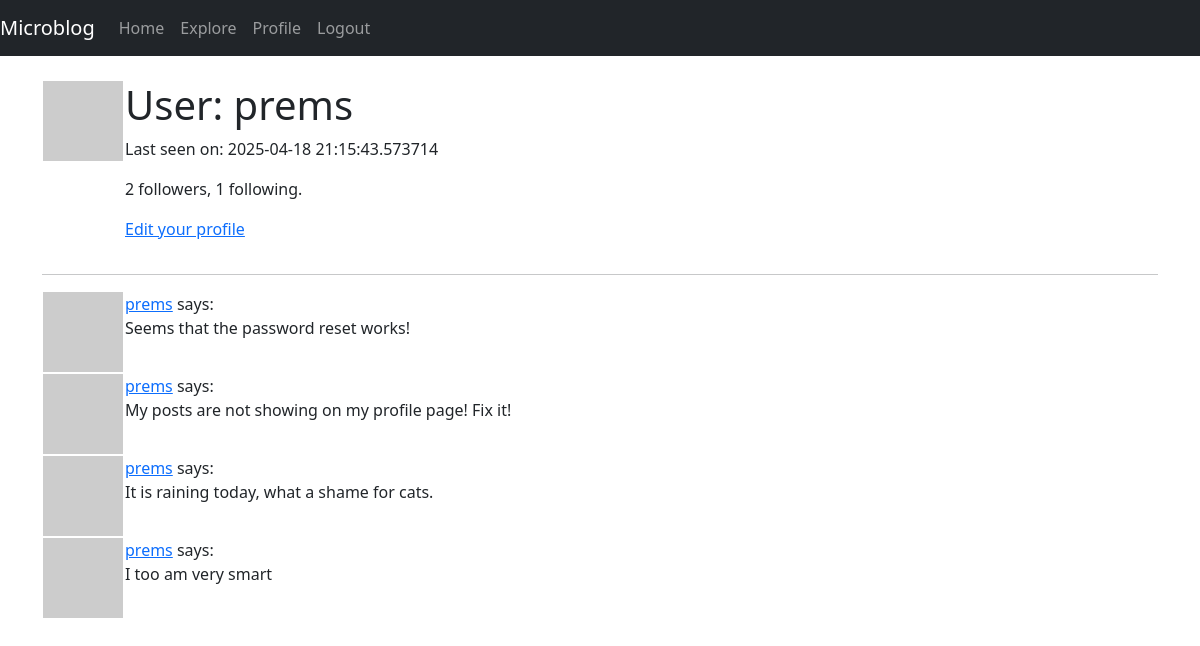
Page /user/prems (signed in) on the earlier database version.
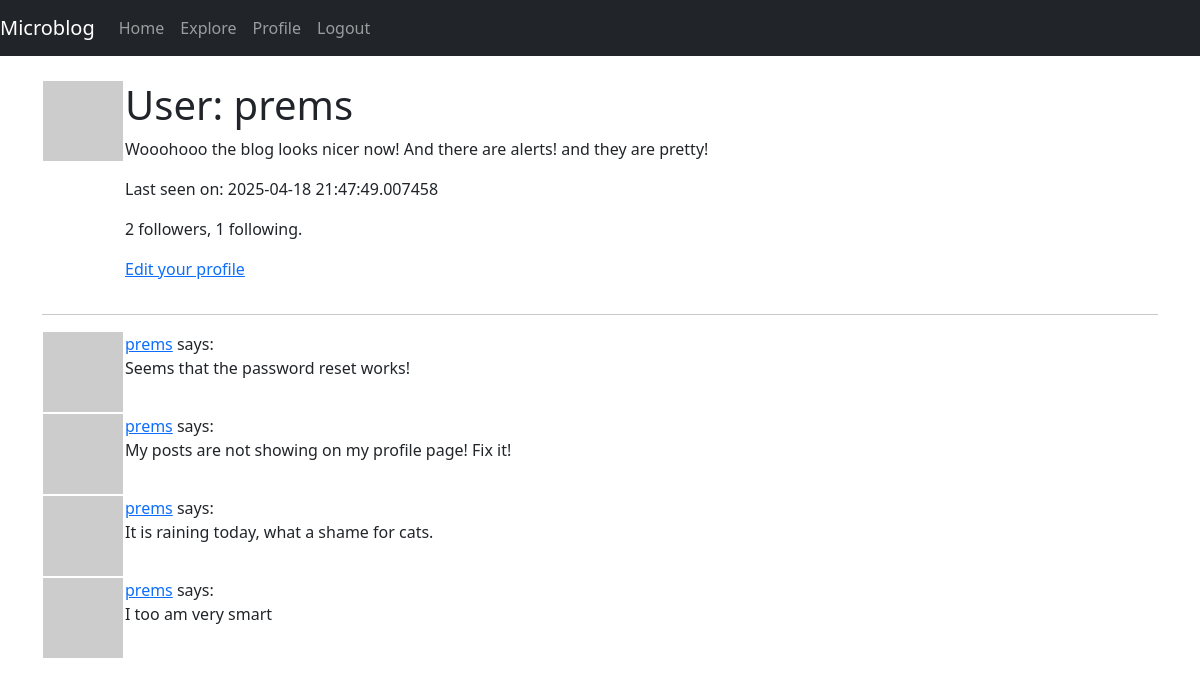
Same page on the later database version.
### app/models.py (models this page shows, shortened)
class User(UserMixin, db.Model):
    id: so.Mapped[int] = so.mapped_column(primary_key=True)
    username: so.Mapped[str] = so.mapped_column(sa.String(64), index=True, unique=True)
    email: so.Mapped[str] = so.mapped_column(sa.String(120), index=True, unique=True)
    password_hash: so.Mapped[Optional[str]] = so.mapped_column(sa.String(256))
    posts: so.WriteOnlyMapped["Post"] = so.relationship(back_populates="author")
    about_me: so.Mapped[Optional[str]] = so.mapped_column(sa.String(140))
    last_seen: so.Mapped[Optional[datetime]] = so.mapped_column(
        default=lambda: datetime.now(timezone.utc)
    )
    following: so.WriteOnlyMapped["User"] = so.relationship(
        secondary=followers,
        primaryjoin=(followers.c.follower_id == id),
        secondaryjoin=(followers.c.followed_id == id),
        back_populates="followers",
    )
    followers: so.WriteOnlyMapped["User"] = so.relationship(
        secondary=followers,
        primaryjoin=(followers.c.followed_id == id),
        secondaryjoin=(followers.c.follower_id == id),
        back_populates="following",
    )
    def avatar(self, size):
        digest = md5(self.email.lower().encode("utf-8")).hexdigest()
        return f"https://www.gravatar.com/avatar/{digest}?d=identicon&s={size}"
    def followers_count(self):
        query = sa.select(sa.func.count()).select_from(
            self.followers.select().subquery()
        )
        return db.session.scalar(query)
    def following_count(self):
        query = sa.select(sa.func.count()).select_from(
            self.following.select().subquery()
        )
        return db.session.scalar(query)

class Post(db.Model):
    id: so.Mapped[int] = so.mapped_column(primary_key=True)
    body: so.Mapped[str] = so.mapped_column(sa.String(140))
    timestamp: so.Mapped[datetime] = so.mapped_column(
        index=True, default=lambda: datetime.now(timezone.utc)
    )
    user_id: so.Mapped[int] = so.mapped_column(sa.ForeignKey(User.id), index=True)
    author: so.Mapped[User] = so.relationship(back_populates="posts")

### app/routes.py (the view)
@app.route("/user/<username>")
@login_required
def user(username):
    user = db.first_or_404(sa.select(User).where(User.username == username))
    page = request.args.get(key="page", default=1, type=int)
    query = user.posts.select().order_by(Post.timestamp.desc())
    posts = db.paginate(
        query, page=page, per_page=app.config["POSTS_PER_PAGE"], error_out=False
    )
    prev_url = (
        url_for("user", username=username, page=posts.prev_num)
        if posts.has_prev
        else None
    )
    next_url = (
        url_for("user", username=username, page=posts.next_num)
        if posts.has_next
        else None
    )
    form = EmptyForm()
    return render_template(
        "user.html",
        title="Profile",
        user=user,
        posts=posts,
        form=form,
        prev_url=prev_url,
        next_url=next_url,
    )

### app/models.py (called while the page is built)
@login.user_loader
def load_user(id):
    return db.session.get(User, int(id))

### app/routes.py (called while the page is built)
@app.before_request
def before_request():
    if current_user.is_authenticated:
        current_user.last_seen = datetime.now(timezone.utc)
        db.session.commit()

### app/templates/user.html (shortened to what this page needs)
{% extends 'base.html' %}
{% block content %}
<table>
  <tr valign="top">
    <td><img src="{{ user.avatar(128) }}"></td>
    <td>
      <h1>User: {{ user.username }}</h1>
      {% if user.about_me %}<p>{{ user.about_me }}</p>{% endif %}
      {% if user.last_seen %}<p>Last seen on: {{ user.last_seen }}</p>{% endif %}
      <p>{{ user.followers_count() }} followers, {{ user.following_count() }} following.</p>
      {% if user==current_user %}
      <p><a href="{{ url_for('edit_profile') }}">Edit your profile</a></p>
      {% endif %}
    </td>
  </tr>
</table>
<hr>
{% for post in posts %}
{% include '_post.html' %}
{% endfor %}
{% endblock %}

### app/templates/base.html (shortened to what this page needs)
<!doctype html>
<html lang="en">
<head>
    <link href="https://cdn.jsdelivr.net/npm/bootstrap@5.3.2/dist/css/bootstrap.min.css" rel="stylesheet"
>
</head>
<body>
    <nav class="navbar navbar-expand-lg navbar-dark bg-dark">
        <a class="navbar-brand" href="#">Microblog</a>
        <div class="collapse navbar-collapse" id="navbarNavAltMarkup">
            <div class="navbar-nav">
                <a class="nav-link" href="{{ url_for('index') }}">Home</a>
                <a class="nav-link" href="{{ url_for('explore') }}">Explore</a>
                {% if current_user.is_anonymous %}
                <a class="nav-link" href="{{ url_for('login') }}">Login</a>
                {% else %}
                <a class="nav-link" href="{{ url_for('user', username=current_user.username) }}">Profile</a>
                <a class="nav-link" href="{{ url_for('logout') }}">Logout</a>
                {% endif %}
            </div>
        </div>
    </nav>
    <br>
    <div class="container">
        {% block content %}{% endblock %}
    </div>
</body>
</html>

### app/templates/_post.html
<table>
    <tr valign="top">
        <td><img src="{{ post.author.avatar(36) }}"></td>
        <td><a href="{{ url_for('user', username=post.author.username) }}">{{ post.author.username }}</a> says:<br>
            {{ post.body }}</td>
    </tr>
</table>

Differences in the rows shown:
changed User "prems": about_me (not shown) → "Wooohooo the blog looks nicer now! And there are alerts! and they are pretty!"; last_seen "2025-04-18 21:15:43.573714" → "2025-04-18 21:47:49.007458"
